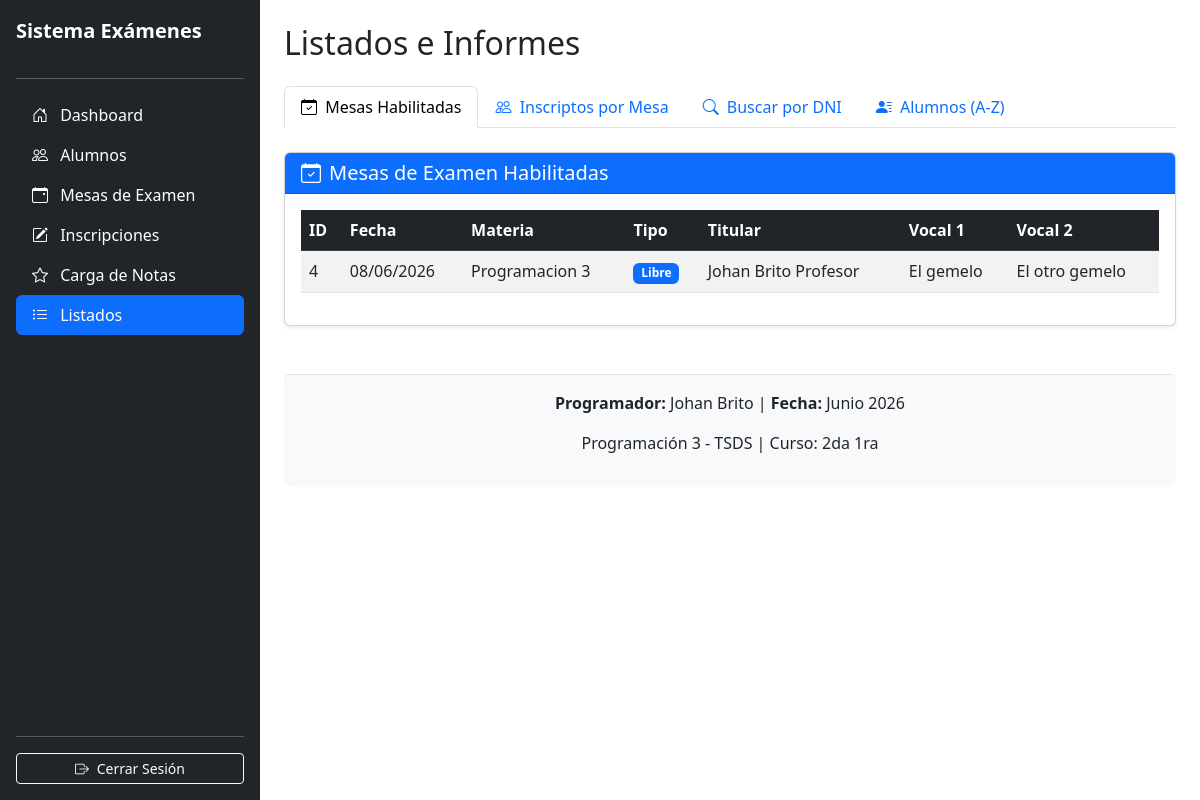
Page /listados.php (signed in) on the committed database.
### tables this page shows
CREATE TABLE `mesas_examen` (
  `id` int(11) NOT NULL,
  `fecha` date NOT NULL,
  `materia` varchar(100) NOT NULL,
  `tipo` enum('Regular','Libre') NOT NULL,
  `titular` varchar(100) NOT NULL,
  `pvocal1` varchar(100) NOT NULL,
  `pvocal2` varchar(100) NOT NULL
);

### listados.php (the view, shortened to what this page needs)
<?php
include("conexion.php");
$tab_activa = isset($_GET['tab']) ? $_GET['tab'] : 'mesas';
$listado_mesas_habilitadas = mysqli_query($enlace, "
    SELECT id, fecha, materia, tipo, titular, pvocal1, pvocal2
    FROM mesas_examen
    WHERE fecha <= CURDATE()
    ORDER BY fecha ASC
");
?>
<!DOCTYPE html>
<html lang="es">
<head>
    <link href="https://cdn.jsdelivr.net/npm/bootstrap@5.3.0/dist/css/bootstrap.min.css" rel="stylesheet">
    <link rel="stylesheet" href="https://cdn.jsdelivr.net/npm/bootstrap-icons@1.11.3/font/bootstrap-icons.min.css">
</head>
<body>
    <div class="d-flex" style="min-height: 100vh;">
        <div class="d-flex flex-column flex-shrink-0 p-3 text-white bg-dark" style="width: 260px;">
            <a href="index.php" class="d-flex align-items-center mb-3 text-white text-decoration-none">
                <span class="fs-5 fw-bold">Sistema Exámenes</span>
            </a>
            <hr>
            <ul class="nav nav-pills flex-column mb-auto">
                <li><a href="index.php" class="nav-link text-white"><i class="bi bi-house-door me-2"></i> Dashboard</a></li>
                <li><a href="mod_alumnos.php" class="nav-link text-white"><i class="bi bi-people me-2"></i> Alumnos</a></li>
                <li><a href="mod_mesas.php" class="nav-link text-white"><i class="bi bi-calendar-event me-2"></i> Mesas de Examen</a></li>
                <li><a href="mod_inscripciones.php" class="nav-link text-white"><i class="bi bi-pencil-square me-2"></i> Inscripciones</a></li>
                <li><a href="carga_notas.php" class="nav-link text-white"><i class="bi bi-star me-2"></i> Carga de Notas</a></li>
                <li><a href="listados.php" class="nav-link text-white active"><i class="bi bi-list-ul me-2"></i> Listados</a></li>
            </ul>
            <hr>
            <a href="index.php?cerrar_sesion=1" class="btn btn-outline-light btn-sm"><i class="bi bi-box-arrow-right me-1"></i> Cerrar Sesión</a>
        </div>
        <div class="container-fluid p-4">
            <h2 class="mb-4">Listados e Informes</h2>
            <ul class="nav nav-tabs mb-4" id="listadosTab" role="tablist">
                <li class="nav-item" role="presentation">
                    <a class="nav-link <?php echo ($tab_activa == 'mesas') ? 'active' : ''; ?>" id="tab-mesas" href="listados.php?tab=mesas" role="tab">
                        <i class="bi bi-calendar-check me-1"></i> Mesas Habilitadas
                    </a>
                </li>
                <li class="nav-item" role="presentation">
                    <a class="nav-link <?php echo ($tab_activa == 'mesa_insc') ? 'active' : ''; ?>" id="tab-mesa-insc" href="listados.php?tab=mesa_insc" role="tab">
                        <i class="bi bi-people me-1"></i> Inscriptos por Mesa
                    </a>
                </li>
                <li class="nav-item" role="presentation">
                    <a class="nav-link <?php echo ($tab_activa == 'dni') ? 'active' : ''; ?>" id="tab-dni" href="listados.php?tab=dni" role="tab">
                        <i class="bi bi-search me-1"></i> Buscar por DNI
                    </a>
                </li>
                <li class="nav-item" role="presentation">
                    <a class="nav-link <?php echo ($tab_activa == 'alumnos') ? 'active' : ''; ?>" id="tab-alumnos" href="listados.php?tab=alumnos" role="tab">
                        <i class="bi bi-person-lines-fill me-1"></i> Alumnos (A-Z)
                    </a>
                </li>
            </ul>
            <div class="tab-content">
                <div class="tab-pane fade <?php echo ($tab_activa == 'mesas') ? 'show active' : ''; ?>" id="content-mesas">
                    <div class="card shadow-sm">
                        <div class="card-header bg-primary text-white">
                            <h5 class="mb-0"><i class="bi bi-calendar-check me-2"></i>Mesas de Examen Habilitadas</h5>
                        </div>
                        <div class="card-body">
                            <div class="table-responsive">
                                <table class="table table-striped table-hover align-middle">
                                    <thead class="table-dark">
                                        <tr>
                                            <th>ID</th>
                                            <th>Fecha</th>
                                            <th>Materia</th>
                                            <th>Tipo</th>
                                            <th>Titular</th>
                                            <th>Vocal 1</th>
                                            <th>Vocal 2</th>
                                        </tr>
                                    </thead>
                                    <tbody>
                                        <?php if ($listado_mesas_habilitadas && mysqli_num_rows($listado_mesas_habilitadas) > 0): ?>
                                            <?php while ($m = mysqli_fetch_assoc($listado_mesas_habilitadas)): ?>
                                                <tr>
                                                    <td><?php echo $m['id']; ?></td>
                                                    <td><?php echo date('d/m/Y', strtotime($m['fecha'])); ?></td>
                                                    <td><?php echo $m['materia']; ?></td>
                                                    <td><span class="badge bg-<?php echo ($m['tipo'] == 'libre') ? 'danger' : 'primary'; ?>"><?php echo ucfirst($m['tipo']); ?></span></td>
                                                    <td><?php echo $m['titular']; ?></td>
                                                    <td><?php echo $m['pvocal1']; ?></td>
                                                    <td><?php echo $m['pvocal2']; ?></td>
                                                </tr>
                                            <?php endwhile; ?>
                                        <?php else: ?>
                                            <tr><td colspan="7" class="text-center text-muted">No hay mesas habilitadas.</td></tr>
                                        <?php endif; ?>
                                    </tbody>
                                </table>
                            </div>
                        </div>
                    </div>
                </div>
            </div>
            <footer class="mt-5 py-3 bg-light text-center border-top rounded">
                <p><strong>Programador:</strong> Johan Brito | <strong>Fecha:</strong> Junio 2026</p>
                <p>Programación 3 - TSDS | Curso: 2da 1ra</p>
            </footer>
        </div>
    </div>
</body>
</html>

### rows in the picture
mesas_examen: id "4", fecha "08/06/2026", materia "Programacion 3", tipo "Libre", titular "Johan Brito Profesor", pvocal1 "El gemelo", pvocal2 "El otro gemelo"
